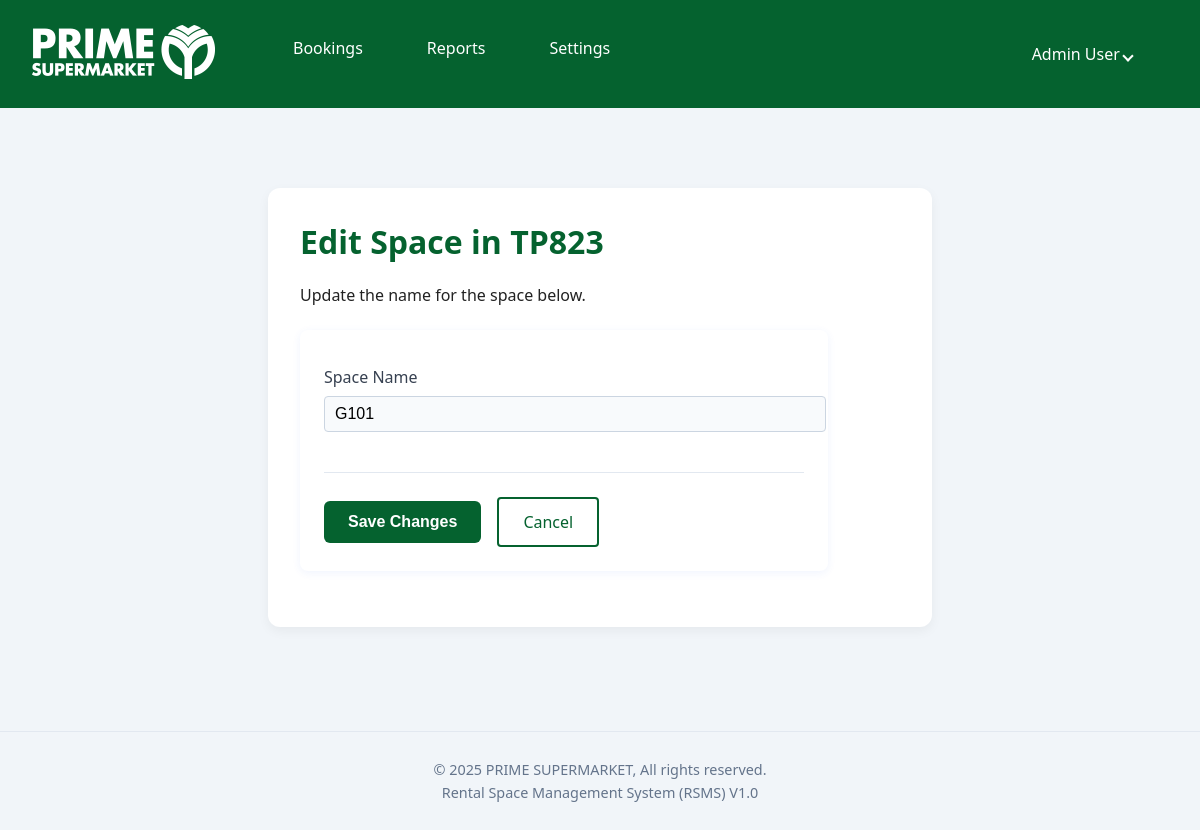
Screenshot of /locations/1/spaces/1/edit (signed in) with the database file from the repository.
### app.py (models this page shows, shortened)
class User(db.Model, UserMixin):
    id = db.Column(db.Integer, primary_key=True)
    full_name = db.Column(db.String(128), nullable=False)
    email = db.Column(db.String(128), unique=True, nullable=False)
    password_hash = db.Column(db.String(256), nullable=False)
    role = db.Column(db.String(20), nullable=False, default='user')
    locations = db.relationship(
        'Location', secondary=user_location_association, backref='users', lazy='subquery')

class Location(db.Model):
    id = db.Column(db.Integer, primary_key=True)
    name = db.Column(db.String(128), nullable=False, unique=True)
    spaces = db.relationship('Space', backref='location',
                             cascade="all, delete-orphan", lazy=True)

class Space(db.Model):
    id = db.Column(db.Integer, primary_key=True)
    name = db.Column(db.String(128), nullable=False)
    location_id = db.Column(db.Integer, db.ForeignKey(
        'location.id'), nullable=False)
    bookings = db.relationship(
        'Booking', back_populates='space', lazy='dynamic', cascade="all, delete-orphan")

### app.py (the view, shortened to what this page needs)
@app.route('/locations/<int:loc_id>/spaces/<int:space_id>/edit', methods=['GET', 'POST'])
@login_required
@admin_required
def edit_space(loc_id, space_id):
    space = Space.query.get_or_404(space_id)
    location = Location.query.get_or_404(loc_id)
    return render_template('space_form.html',
                           action="Edit",
                           space=space,
                           location=location)

### app.py (called while the page is built)
@login_manager.user_loader
def load_user(user_id):
    return User.query.get(int(user_id))

def admin_required(f):
    @wraps(f)
    def decorated_function(*args, **kwargs):
        if not current_user.is_authenticated or current_user.role != 'admin':
            flash("You do not have permission to access this page.", "error")
            return redirect(url_for('dashboard'))
        return f(*args, **kwargs)
    return decorated_function

@app.before_request
def create_initial_admin():
    if not app.config.get('ADMIN_CREATED'):
        with app.app_context():
            if not User.query.filter_by(email='admin@example.com').first():
                print("Admin user not found. Creating one...")
                admin_user = User(
                    full_name='Admin User',
                    email='admin@example.com',
                    role='admin'
                )
                admin_user.set_password('changethispassword')
                all_locations = Location.query.all()
                admin_user.locations = all_locations
                db.session.add(admin_user)
                db.session.commit()
                print("Admin user created successfully.")
            else:
                print("Admin user already exists.")
        app.config['ADMIN_CREATED'] = True

### templates/space_form.html (shortened to what this page needs)
{% extends "layout.html" %}
{% block content %}
<div class="form-container">
    {% if action == 'Edit' %}
    <h1>Edit Space in {{ location.name }}</h1>
    <p>Update the name for the space below.</p>
    {% else %}
    <h1>Create New Space for {{ location.name }}</h1>
    <p>Fill out the details below to add a new space to this location.</p>
    {% endif %}
    <form method="POST"
        action="{{ url_for('edit_space', loc_id=location.id, space_id=space.id) if action == 'Edit' else url_for('create_space', loc_id=location.id) }}"
        class="styled-form">
        <div class="form-group">
            <label for="name">Space Name</label>
            <input type="text" id="name" name="name" value="{{ space.name if space else '' }}" required>
        </div>
        <div class="form-actions">
            <button type="submit" class="button-primary">Save Changes</button>
            <a href="{{ url_for('list_locations') }}" class="button-secondary">Cancel</a>
        </div>
    </form>
</div>
{% endblock %}

### templates/layout.html (shortened to what this page needs)
<!doctype html>
<html lang="en">
<head>
    <link rel="stylesheet" href="{{ url_for('static', filename='style.css') }}">
</head>
<body>
    <nav class="navbar">
        <a href="{{ url_for('dashboard') }}" class="navbar-logo">
            <img src="{{ url_for('static', filename='images/logo.png') }}" alt="Your Company Logo">
        </a>
        <ul>
            {% if current_user.is_authenticated %}
            <li class="dropdown">
                <a href="javascript:void(0)" class="dropbtn">Bookings</a>
            </li>
            <li class="dropdown">
                <a href="javascript:void(0)" class="dropbtn">Reports</a>
            </li>
            {% endif %}
            {% if current_user.is_authenticated and current_user.role == 'admin' %}
            <li class="dropdown">
                <a href="javascript:void(0)" class="dropbtn">Settings</a>
            </li>
            {% endif %}
        </ul>
        {% if current_user.is_authenticated %}
        <div class="navbar-right">
            <div class="dropdown">
                <a href="javascript:void(0)" class="dropbtn user-menu">
                    {{ current_user.full_name }} <i class="arrow down"></i>
                </a>
            </div>
        </div>
        {% endif %}
    </nav>
    <main>
        {% block content %}{% endblock %}
    </main>
    <footer>
        <p>© 2025 PRIME SUPERMARKET, All rights reserved.</p>
        <p>Rental Space Management System (RSMS) V1.0</p>
    </footer>
</body>
</html>

### static/style.css (style rules this page uses)
body { background: #f4f6fa; color: #222; font-family: 'Segoe UI', Arial, sans-serif; margin: 0; padding: 0; }
nav { background: #05622f; padding: 16px 24px; margin-bottom: 32px; display: flex; align-items: center; }
nav a { color: #FFF; text-decoration: none; margin-right: 24px; font-weight: 500; transition: color 0.2s; }
h1, h2 { color: #05622f; }
form { background: #fff; padding: 24px; margin: 24px 0; border-radius: 8px; box-shadow: 0 2px 8px rgba(37, 99, 235, 0.07); max-width: 480px; }
label { display: block; margin: 12px 0 8px; color: #374151; }
input[type="text"], input[type="number"], input[type="date"], select { width: 100%; padding: 8px 10px; border: 1px solid #cbd5e1; border-radius: 4px; margin-bottom: 16px; font-size: 1em; background: #f8fafc; }
button { border: none; outline: none; background: #05622f; color: #fff; padding: 10px 22px; border-radius: 4px; font-size: 1em; cursor: pointer; font-weight: 600; }
ul { background: #fff; padding: 24px; border-radius: 8px; box-shadow: 0 2px 8px rgba(37, 99, 235, 0.07); max-width: 600px; margin: 24px 0; }
li { margin-bottom: 12px; color: #374151; }
.navbar ul { display: flex; list-style-type: none; margin: 0; padding: 0 16px; background: none; box-shadow: none; max-width: none; }
.navbar .dropdown { position: relative; position: relative; display: inline-block; }
.navbar .dropbtn { display: block; color: #FFF; text-decoration: none; padding: 5px 20px; font-weight: 500; transition: background-color 0.2s; cursor: pointer; white-space: nowrap; }
main { padding: 16px 24px 24px; }
footer { text-align: center; margin-top: 48px; padding: 24px 0; border-top: 1px solid #e2e8f0; color: #64748b; font-size: 0.9em; }
footer p { margin: 4px 0; }
.navbar ul { margin-left: 0; }
body { background-color: #f1f5f9; }
.form-container { max-width: 600px; margin: 2rem auto; padding: 2rem; background: #fff; border-radius: 12px; box-shadow: 0 4px 12px rgba(0, 0, 0, 0.05); }
.form-container h1 { margin-top: 0; }
.form-actions { display: flex; align-items: center; gap: 1rem; margin-top: 1.5rem; border-top: 1px solid #e2e8f0; padding-top: 1.5rem; }
.button-primary { padding: 12px 24px; font-size: 1em; font-weight: 600; background-color: #05622f; color: white; border: none; border-radius: 6px; cursor: pointer; transition: background-color 0.2s; }
.button-secondary { background-color: transparent; color: #05622f; border: 2px solid #05622f; display: inline-block; padding: 0.75rem 1.5rem; border-radius: 4px; font-size: 1rem; font-weight: 500; text-align: center; cursor: pointer; transition: all 0.2s ease-in-out; text-decoration: none; }

### templates/layout.html (style rules this page uses)
.navbar ul { margin-left: 0; }
.navbar-right { margin-left: auto; }
.user-menu { display: flex; align-items: center; gap: 0.5rem; }
.arrow { border: solid white; border-width: 0 2px 2px 0; display: inline-block; padding: 3px; transform: rotate(45deg); }

### rows the page displays
User: full_name "Admin User"
Location: name "TP823"
Space: name "G101"
